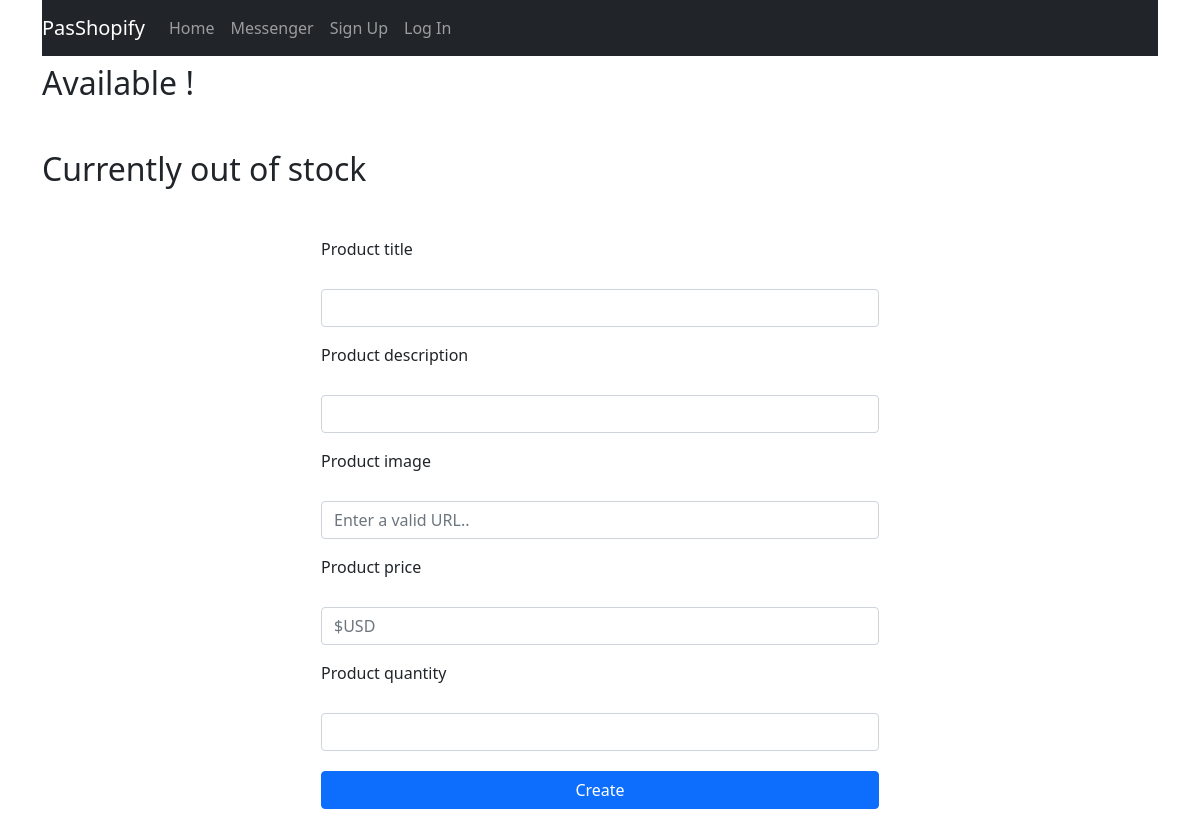
The app's page /, older data.
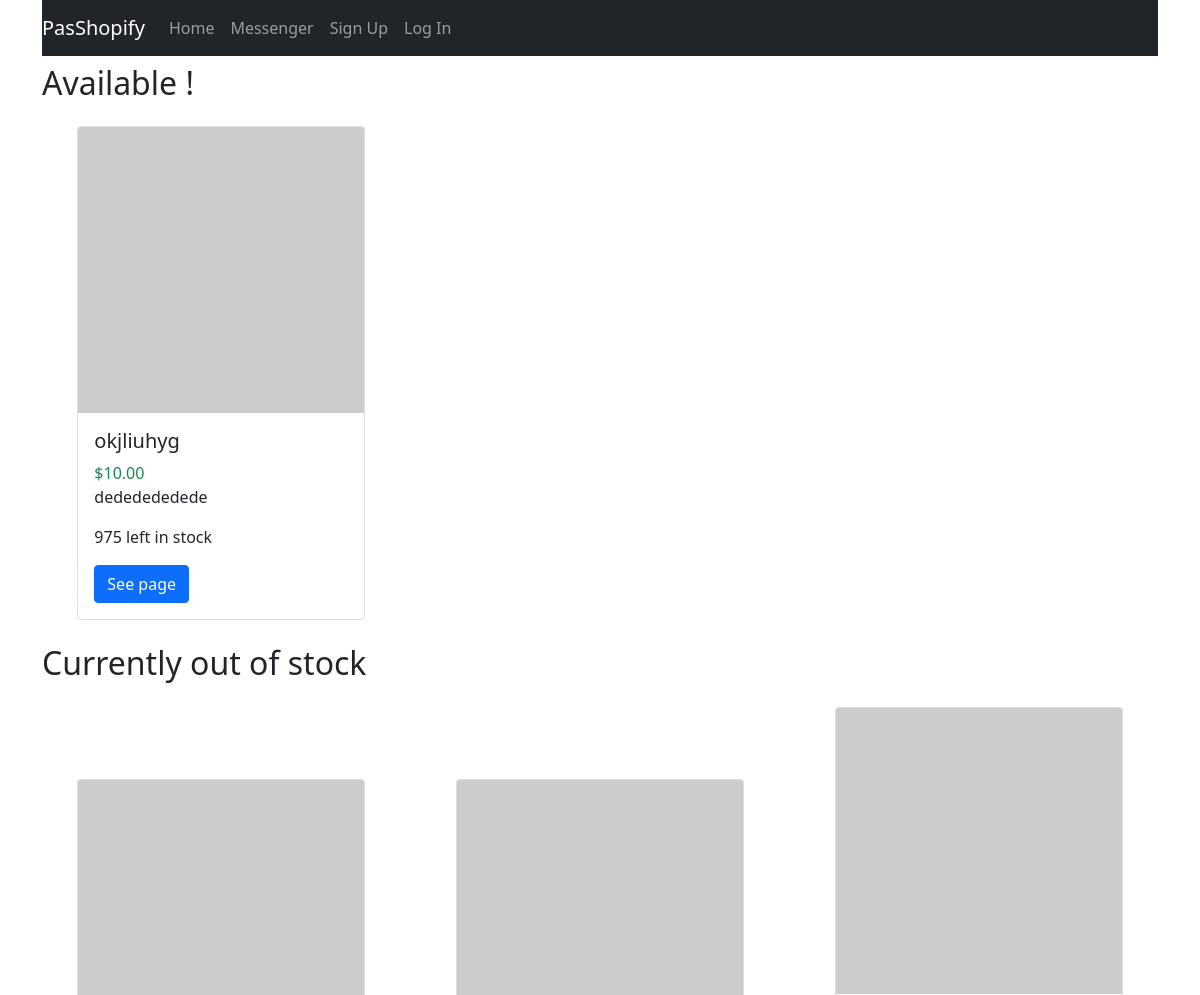
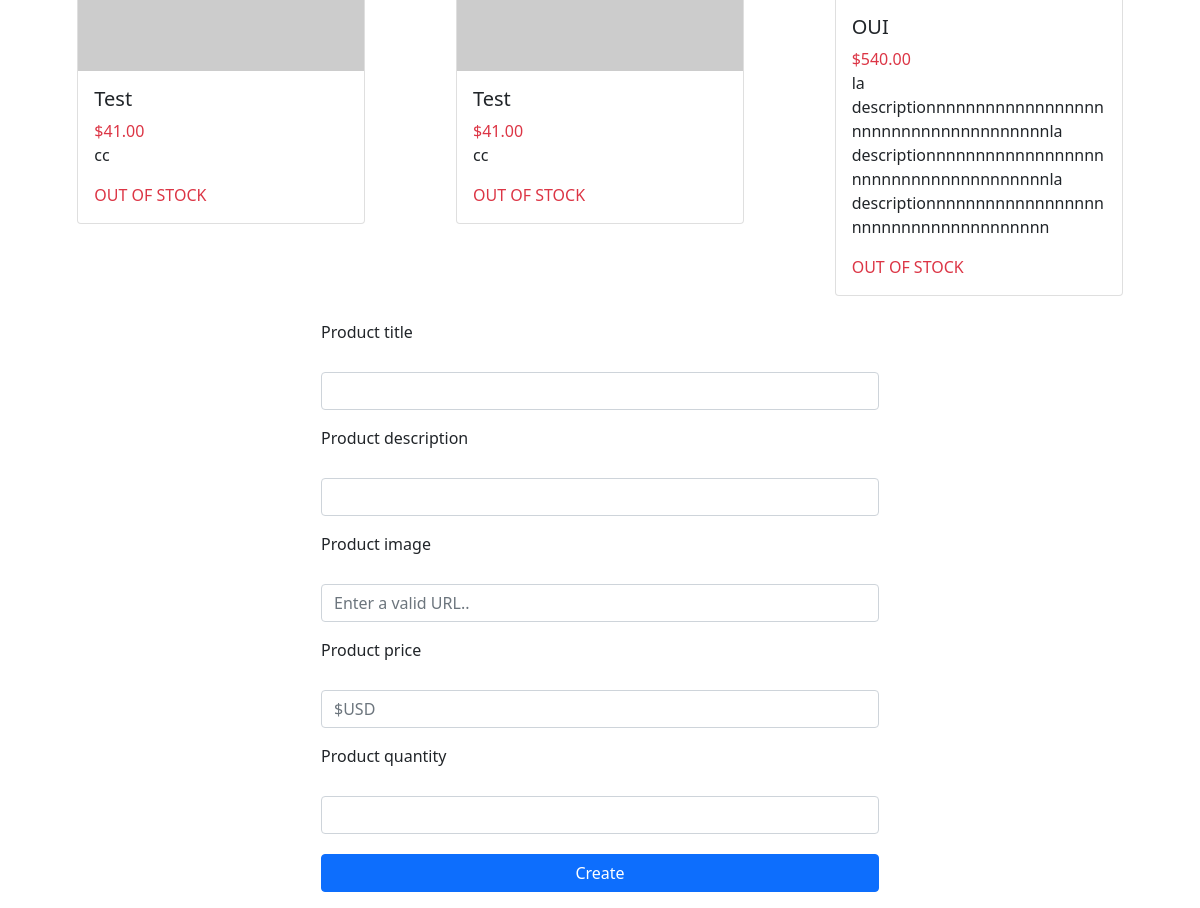
The same page, newer data (2 pictures, top to bottom).
### rendu/models.py (models this page shows, shortened)
class Product(models.Model):
    title = models.CharField(max_length=200)
    image = models.URLField(max_length=500)
    description = models.CharField(max_length=1000)
    price = models.DecimalField(max_digits=5, decimal_places=2)
    quantity = models.IntegerField()

### rendu/views.py (the view)
# urls.py: path('', views.index, name='index'),
def index(request):
    products = Product.objects.all()
    return render(request, 'index.html', {'products': products})

### rendu/templates/index.html (shortened to what this page needs)
{% extends 'base.html' %}
{% block content %}
<h2 class="mt-2">Available !</h2>
<section class="product-grid my-4">
    {% for product in products %}
    {% if product.quantity > 0 %}
    <div class="card m-auto" style="width: 18rem;">
        <img src="{{product.image}}" class="card-img-top">
        <div class="card-body">
            <h5 class="card-title">{{product.title}}</h5>
            <span class="card-title text-success">${{product.price}}</span>
            <p class="card-text">{{product.description}}</p>
            <p>{{product.quantity}} left in stock</p>
            <a href="/{{product.id}}" class="btn btn-primary">See page</a>
        </div>
    </div>
    {%endif%}
    {% endfor %}
</section>
<h2>Currently out of stock</h2>
<section class="product-grid my-4">
    {% for product in products %}
    {% if product.quantity <= 0 %}
    <div class="card m-auto" style="width: 18rem;">
        <img src="{{product.image}}" class="card-img-top">
        <div class="card-body">
            <h5 class="card-title">{{product.title}}</h5>
            <span class="card-title text-danger">${{product.price}}</span>
            <p class="card-text">{{product.description}}</p>
            <span class="card-title text-danger">OUT OF STOCK</span>
        </div>
    </div>
    {%endif%}
    {% endfor %}
</section>
<form action="create" method="post">
    <div class="mb-3">
        <label for="p-title" class="form-label">Product title</label>
        <input type="text" class="form-control" id="p-title" name="title">
    </div>
    <div class="mb-3">
        <label for="p-desc" class="form-label">Product description</label>
        <input type="text" class="form-control" id="p-desc" name="description">
    </div>
    <div class="mb-3">
        <label for="p-image" class="form-label">Product image</label>
        <input type="text" class="form-control" id="p-image" name="image" placeholder="Enter a valid URL..">
    </div>
    <div class="mb-3">
        <label for="p-price" class="form-label">Product price</label>
        <input type="number" placeholder="$USD" class="form-control" id="p-price" name="price" min="0">
    </div>
    <div class="mb-3">
        <label for="p-quantity" class="form-label">Product quantity</label>
        <input type="number" class="form-control" id="p-quantity" name="quantity" min="0">
        <button type="submit" class="btn btn-primary">Create</button>
    </div>
</form>
{% endblock %}

Row changes from the older to the newer data that the page shows:
added Product: title "okjliuhyg", price "10.00", description "dededededede", quantity "975", shown under "Available !"
added Product: quantity 0 (drawn), title "Test", price "41.00", description "cc", shown under "Currently out of stock"
added Product: quantity 0 (drawn), title "Test", price "41.00", description "cc", shown under "Currently out of stock"
added Product: quantity 0 (drawn), title "OUI", price "540.00", description "la descriptionnnnnnnnnnnnnnnnnnnnnnnnnnnnnnnnnnnnnnla descriptionnnnnnnnnnnnnnnnnnnnnnnnnnnnnnnnnnnnnnla descriptionnnnnnnnnnnnnnnnnnnnnnnnnnnnnnnnnnnnnn", shown under "Currently out of stock"
